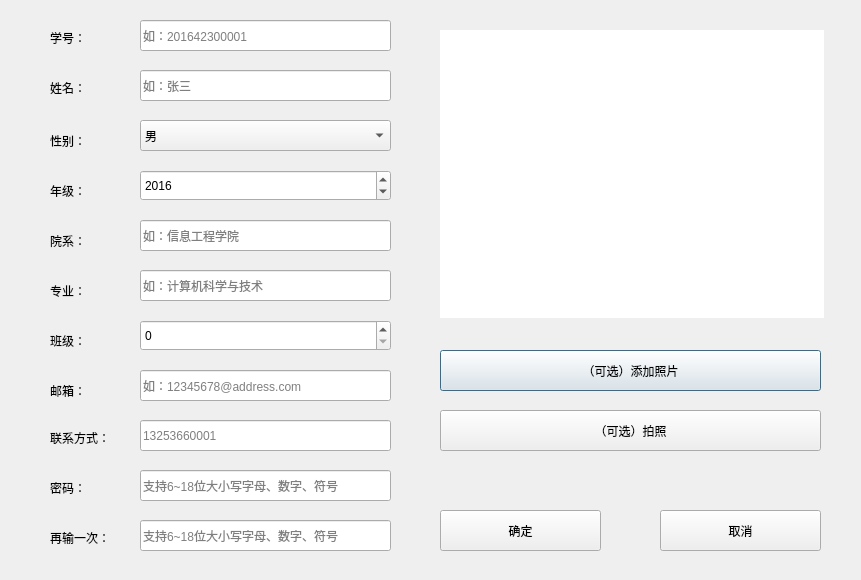
<?xml version="1.0" encoding="UTF-8"?>
<ui version="4.0">
 <class>AddDialog</class>
 <widget class="QDialog" name="AddDialog">
  <property name="geometry">
   <rect>
    <x>0</x>
    <y>0</y>
    <width>861</width>
    <height>580</height>
   </rect>
  </property>
  <property name="windowTitle">
   <string>Dialog</string>
  </property>
  <widget class="QLabel" name="label">
   <property name="geometry">
    <rect>
     <x>50</x>
     <y>30</y>
     <width>72</width>
     <height>15</height>
    </rect>
   </property>
   <property name="text">
    <string>学号：</string>
   </property>
  </widget>
  <widget class="QLabel" name="label_2">
   <property name="geometry">
    <rect>
     <x>50</x>
     <y>80</y>
     <width>72</width>
     <height>15</height>
    </rect>
   </property>
   <property name="text">
    <string>姓名：</string>
   </property>
  </widget>
  <widget class="QLabel" name="label_3">
   <property name="geometry">
    <rect>
     <x>50</x>
     <y>130</y>
     <width>72</width>
     <height>21</height>
    </rect>
   </property>
   <property name="text">
    <string>性别：</string>
   </property>
  </widget>
  <widget class="QLabel" name="label_4">
   <property name="geometry">
    <rect>
     <x>50</x>
     <y>180</y>
     <width>72</width>
     <height>21</height>
    </rect>
   </property>
   <property name="text">
    <string>年级：</string>
   </property>
  </widget>
  <widget class="QLabel" name="label_5">
   <property name="geometry">
    <rect>
     <x>50</x>
     <y>230</y>
     <width>72</width>
     <height>21</height>
    </rect>
   </property>
   <property name="text">
    <string>院系：</string>
   </property>
  </widget>
  <widget class="QLabel" name="label_6">
   <property name="geometry">
    <rect>
     <x>50</x>
     <y>280</y>
     <width>72</width>
     <height>21</height>
    </rect>
   </property>
   <property name="text">
    <string>专业：</string>
   </property>
  </widget>
  <widget class="QLabel" name="label_7">
   <property name="geometry">
    <rect>
     <x>50</x>
     <y>330</y>
     <width>72</width>
     <height>21</height>
    </rect>
   </property>
   <property name="text">
    <string>班级：</string>
   </property>
  </widget>
  <widget class="QLabel" name="label_8">
   <property name="geometry">
    <rect>
     <x>50</x>
     <y>380</y>
     <width>72</width>
     <height>21</height>
    </rect>
   </property>
   <property name="text">
    <string>邮箱：</string>
   </property>
  </widget>
  <widget class="QLabel" name="label_9">
   <property name="geometry">
    <rect>
     <x>50</x>
     <y>430</y>
     <width>72</width>
     <height>15</height>
    </rect>
   </property>
   <property name="text">
    <string>联系方式：</string>
   </property>
  </widget>
  <widget class="QLineEdit" name="studentIdLineEdit">
   <property name="geometry">
    <rect>
     <x>140</x>
     <y>20</y>
     <width>251</width>
     <height>31</height>
    </rect>
   </property>
   <property name="placeholderText">
    <string>如：201642300001</string>
   </property>
  </widget>
  <widget class="QLineEdit" name="nameLineEdit">
   <property name="geometry">
    <rect>
     <x>140</x>
     <y>70</y>
     <width>251</width>
     <height>31</height>
    </rect>
   </property>
   <property name="placeholderText">
    <string>如：张三</string>
   </property>
  </widget>
  <widget class="QComboBox" name="sexComboBox">
   <property name="geometry">
    <rect>
     <x>140</x>
     <y>120</y>
     <width>251</width>
     <height>31</height>
    </rect>
   </property>
   <item>
    <property name="text">
     <string>男</string>
    </property>
   </item>
   <item>
    <property name="text">
     <string>女</string>
    </property>
   </item>
  </widget>
  <widget class="QLineEdit" name="majorLineEdit">
   <property name="geometry">
    <rect>
     <x>140</x>
     <y>270</y>
     <width>251</width>
     <height>31</height>
    </rect>
   </property>
   <property name="placeholderText">
    <string>如：计算机科学与技术</string>
   </property>
  </widget>
  <widget class="QLineEdit" name="emailLineEdit">
   <property name="geometry">
    <rect>
     <x>140</x>
     <y>370</y>
     <width>251</width>
     <height>31</height>
    </rect>
   </property>
   <property name="placeholderText">
    <string>如：12345678@address.com</string>
   </property>
  </widget>
  <widget class="QLineEdit" name="telephoneLineEdit">
   <property name="geometry">
    <rect>
     <x>140</x>
     <y>420</y>
     <width>251</width>
     <height>31</height>
    </rect>
   </property>
   <property name="placeholderText">
    <string>13253660001</string>
   </property>
  </widget>
  <widget class="QPushButton" name="fileOpenButton">
   <property name="geometry">
    <rect>
     <x>440</x>
     <y>350</y>
     <width>381</width>
     <height>41</height>
    </rect>
   </property>
   <property name="text">
    <string>（可选）添加照片</string>
   </property>
  </widget>
  <widget class="QPushButton" name="okButton">
   <property name="geometry">
    <rect>
     <x>440</x>
     <y>510</y>
     <width>161</width>
     <height>41</height>
    </rect>
   </property>
   <property name="text">
    <string>确定</string>
   </property>
  </widget>
  <widget class="QPushButton" name="cancelButton">
   <property name="geometry">
    <rect>
     <x>660</x>
     <y>510</y>
     <width>161</width>
     <height>41</height>
    </rect>
   </property>
   <property name="text">
    <string>取消</string>
   </property>
  </widget>
  <widget class="QLabel" name="label_10">
   <property name="geometry">
    <rect>
     <x>50</x>
     <y>480</y>
     <width>72</width>
     <height>15</height>
    </rect>
   </property>
   <property name="text">
    <string>密码：</string>
   </property>
  </widget>
  <widget class="QLineEdit" name="passwordLineEdit">
   <property name="geometry">
    <rect>
     <x>140</x>
     <y>470</y>
     <width>251</width>
     <height>31</height>
    </rect>
   </property>
   <property name="text">
    <string/>
   </property>
   <property name="echoMode">
    <enum>QLineEdit::Password</enum>
   </property>
   <property name="placeholderText">
    <string>支持6~18位大小写字母、数字、符号</string>
   </property>
  </widget>
  <widget class="QLineEdit" name="rePasswordLineEdit">
   <property name="geometry">
    <rect>
     <x>140</x>
     <y>520</y>
     <width>251</width>
     <height>31</height>
    </rect>
   </property>
   <property name="text">
    <string/>
   </property>
   <property name="echoMode">
    <enum>QLineEdit::Password</enum>
   </property>
   <property name="placeholderText">
    <string>支持6~18位大小写字母、数字、符号</string>
   </property>
  </widget>
  <widget class="QLabel" name="label_11">
   <property name="geometry">
    <rect>
     <x>50</x>
     <y>530</y>
     <width>72</width>
     <height>15</height>
    </rect>
   </property>
   <property name="text">
    <string>再输一次：</string>
   </property>
  </widget>
  <widget class="QLineEdit" name="departmentLineEdit">
   <property name="geometry">
    <rect>
     <x>140</x>
     <y>220</y>
     <width>251</width>
     <height>31</height>
    </rect>
   </property>
   <property name="placeholderText">
    <string>如：信息工程学院</string>
   </property>
  </widget>
  <widget class="QDateEdit" name="gradeDateEdit">
   <property name="geometry">
    <rect>
     <x>140</x>
     <y>170</y>
     <width>251</width>
     <height>31</height>
    </rect>
   </property>
   <property name="dateTime">
    <datetime>
     <hour>0</hour>
     <minute>0</minute>
     <second>0</second>
     <year>2016</year>
     <month>1</month>
     <day>1</day>
    </datetime>
   </property>
   <property name="displayFormat">
    <string>yyyy</string>
   </property>
   <property name="calendarPopup">
    <bool>false</bool>
   </property>
  </widget>
  <widget class="QSpinBox" name="classesSpinBox">
   <property name="geometry">
    <rect>
     <x>140</x>
     <y>320</y>
     <width>251</width>
     <height>31</height>
    </rect>
   </property>
  </widget>
  <widget class="QLabel" name="photoView">
   <property name="geometry">
    <rect>
     <x>440</x>
     <y>30</y>
     <width>384</width>
     <height>288</height>
    </rect>
   </property>
   <property name="styleSheet">
    <string notr="true">background-color: rgb(255, 255, 255);</string>
   </property>
   <property name="text">
    <string/>
   </property>
   <property name="scaledContents">
    <bool>true</bool>
   </property>
  </widget>
  <widget class="QPushButton" name="cameraOpenButton">
   <property name="geometry">
    <rect>
     <x>440</x>
     <y>410</y>
     <width>381</width>
     <height>41</height>
    </rect>
   </property>
   <property name="text">
    <string>（可选）拍照</string>
   </property>
  </widget>
 </widget>
 <resources/>
 <connections/>
</ui>
